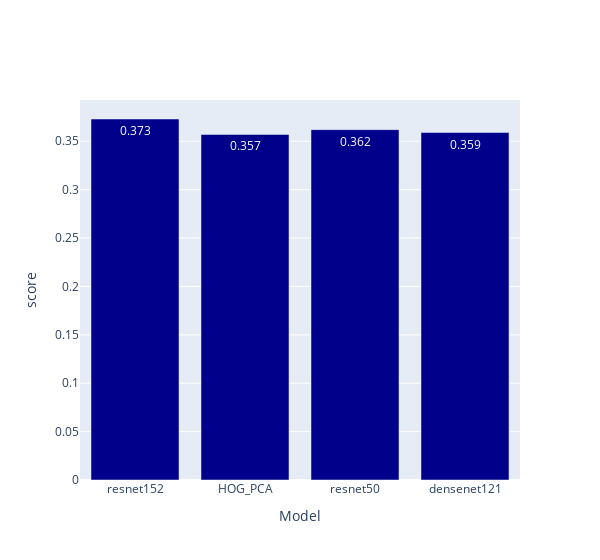
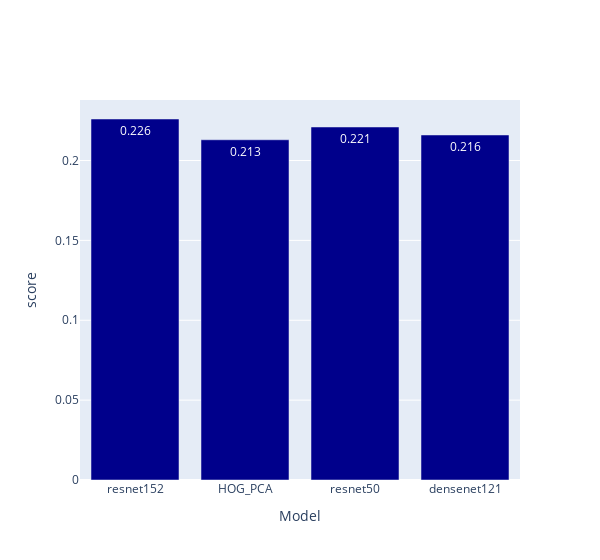
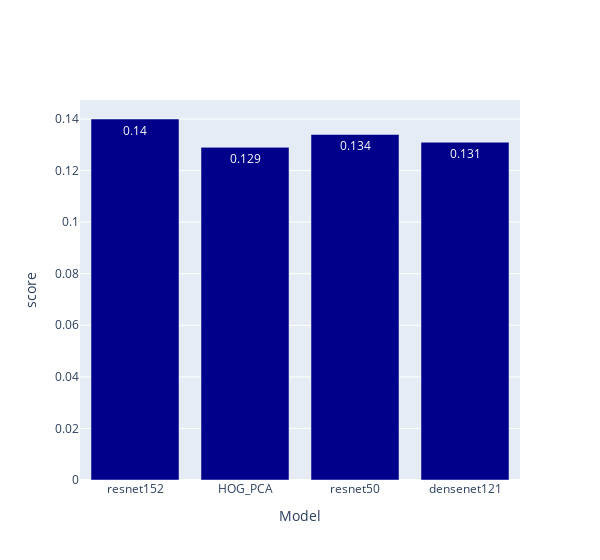
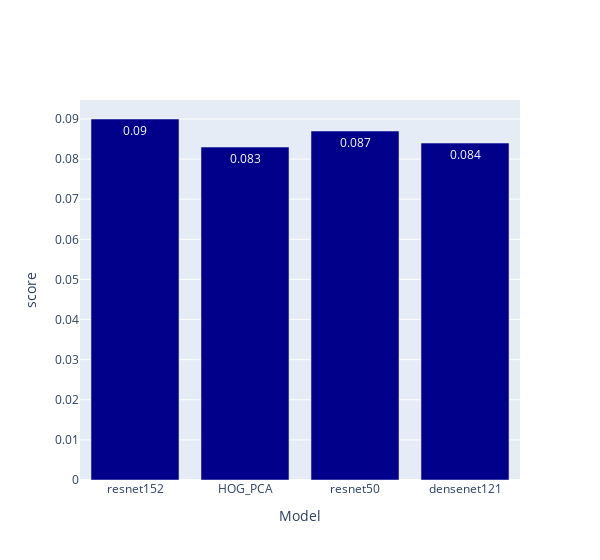

The notebook cell these images were saved under, in order:
### Code cell
import plotly.graph_objects as go
import json

# Define the paths to the JSON files
json_files = ["bleu1.json", "bleu2.json", "bleu3.json", "bleu4.json", "meteor.json"]

# Load the data from the JSON files and create a bar plot for each file
for file in json_files:
    with open(("./Test_results/"+file), 'r') as f:
        data = json.load(f)
        
    # Create a bar plot
        # Create a bar plot
    fig = go.Figure(data=go.Bar(
        x=list(data.keys()), 
        y=list(data.values()), 
        marker_color='rgb(0, 0, 139)',
        text=list(data.values()),  # Add scores as text
        textposition='auto'  # Position the text inside the bars
    ))
    # Add title
    # fig.update_layout(title_text='Title Here')
    # Add title and x-axis label
    fig.update_layout(
        # title_text='Title Here',
        xaxis_title="Model",
        yaxis_title="score",
        width = 600
    )

    fig.show()

### Figure 1 — Plotly figure (JSON) as saved in the notebook; plotly's stock layout.template omitted (floating-point values rounded to 4 significant figures)
{"data": [{"marker": {"color": "rgb(0, 0, 139)"}, "text": ["0.373", "0.357", "0.362", "0.359"], "textposition": "auto", "type": "bar", "x": ["resnet152", "HOG_PCA", "resnet50", "densenet121"], "y": [0.373, 0.357, 0.362, 0.359]}], "layout": {"width": 600, "xaxis": {"title": {"text": "Model"}}, "yaxis": {"title": {"text": "score"}}}}

### Figure 2 — Plotly figure (JSON) as saved in the notebook; plotly's stock layout.template omitted (floating-point values rounded to 4 significant figures)
{"data": [{"marker": {"color": "rgb(0, 0, 139)"}, "text": ["0.226", "0.213", "0.221", "0.216"], "textposition": "auto", "type": "bar", "x": ["resnet152", "HOG_PCA", "resnet50", "densenet121"], "y": [0.226, 0.213, 0.221, 0.216]}], "layout": {"width": 600, "xaxis": {"title": {"text": "Model"}}, "yaxis": {"title": {"text": "score"}}}}

### Figure 3 — Plotly figure (JSON) as saved in the notebook; plotly's stock layout.template omitted (floating-point values rounded to 4 significant figures)
{"data": [{"marker": {"color": "rgb(0, 0, 139)"}, "text": ["0.14", "0.129", "0.134", "0.131"], "textposition": "auto", "type": "bar", "x": ["resnet152", "HOG_PCA", "resnet50", "densenet121"], "y": [0.14, 0.129, 0.134, 0.131]}], "layout": {"width": 600, "xaxis": {"title": {"text": "Model"}}, "yaxis": {"title": {"text": "score"}}}}

### Figure 4 — Plotly figure (JSON) as saved in the notebook; plotly's stock layout.template omitted (floating-point values rounded to 4 significant figures)
{"data": [{"marker": {"color": "rgb(0, 0, 139)"}, "text": ["0.09", "0.083", "0.087", "0.084"], "textposition": "auto", "type": "bar", "x": ["resnet152", "HOG_PCA", "resnet50", "densenet121"], "y": [0.09, 0.083, 0.087, 0.084]}], "layout": {"width": 600, "xaxis": {"title": {"text": "Model"}}, "yaxis": {"title": {"text": "score"}}}}
